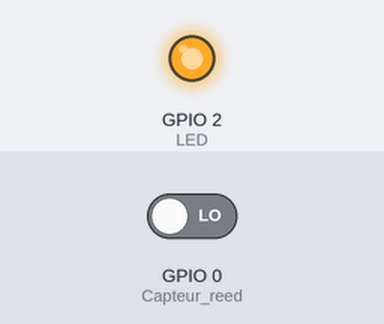
A sketch run on a simulated ESP8266 (NodeMCU). Shown: output pins drawn as LEDs (lit = HIGH). The test bench sets the inputs (shaded band); at power-on: GPIO 0 (Capteur_reed) LOW. WiFi joins after 1.5 s; servers stay silent unless stated; uploads are accepted with an empty reply; what the sketch prints to the serial monitor is not drawn. At 9.7 s the program puts the board to deep sleep or switches it off; the recording ends there.

Above: at 3.4 s.
3.5 s: GPIO 0 (Capteur_reed) driven HIGH
At 9.21 s:
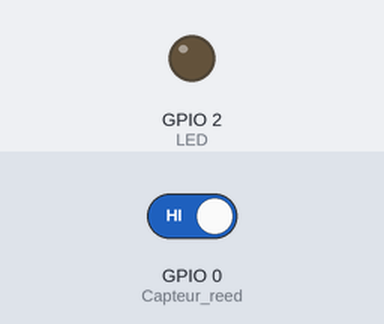
Timing chart, 0 to 9.7 s (numbered marks = the images above; inputs shaded):
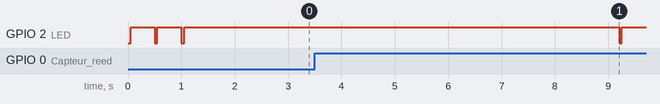

The sketch:

Capteur_de_choc.ino
```cpp
#include <ESP8266HTTPClient.h>
#include <ESP8266WiFi.h>
#include <WiFiClient.h>
#include "Identifiants.h"

#define Capteur_reed 0
#define LED 2

unsigned long Moment_Present = 0;
unsigned long Timer_Moment_Memorise = 0;
unsigned long Choc_Moment_Memorise = 0;

bool Choc = false;
bool Ouverture = false;

int App_Timer_Choc = Timer_Choc_Secondes;

int i = 0;

void setup() {

  Serial.begin(115200, SERIAL_8N1, SERIAL_TX_ONLY);

  pinMode(Capteur_reed, INPUT);
  pinMode(LED, OUTPUT);

  Led(false);

  WiFi.begin(SSID, Mot_de_Passe);
  Serial.println("Connexion");
  while (WiFi.status() != WL_CONNECTED) {
    cLed();
    Serial.print(".");
    i++;
    if (i== 15) ESP.restart();
  }
  Serial.println("");
  Serial.print("Connecté, Adresse IP: ");
  Serial.println(WiFi.localIP());

  Post(ID_Choc_Jeedom, "1");

  if (Timer_Veille_Secondes - App_Timer_Choc < 1) App_Timer_Choc = Timer_Veille_Secondes - 1;
  Timer_Moment_Memorise = millis();
  Choc_Moment_Memorise = millis();

}

void loop() {

  if (digitalRead(Capteur_reed) == HIGH) {
    if (!Ouverture) {
      Ouverture = true;
      Post(ID_Ouverture_Jeedom, "1");
      Timer_Moment_Memorise = millis();
    }


  } else {
    if (Ouverture) {
      Ouverture = false;
      Post(ID_Ouverture_Jeedom, "0");
      Timer_Moment_Memorise = millis();
    }
  }


  Moment_Present = millis();
  if ((Moment_Present - Choc_Moment_Memorise) > App_Timer_Choc * 1000) {
    if (!Choc) {
      Choc = true;
      Post(ID_Choc_Jeedom, "0");
    }
  }

  if ((Moment_Present - Timer_Moment_Memorise) > Timer_Veille_Secondes * 1000) {
    cLed();
    ESP.deepSleep(0);
  }
}

void Led(bool Etat) {
  if (Etat) {
    digitalWrite(LED, 0);
  } else {
    digitalWrite(LED, 1);
  }
}

void cLed() {
  digitalWrite(LED, 0);
  delay(50);
  digitalWrite(LED, 1);
  delay(450);
}

void Post(String ID, String Etat) {
  String Temporaire = URL;
  Temporaire.replace("#IP#", IP_Jeedom);
  Temporaire.replace("#APIKEY#", API_Key_Jeedom);
  Temporaire.replace("#ID#", ID);
  Temporaire.replace("#VALUE#", Etat);
  Serial.println(Temporaire);

  WiFiClient client;
  HTTPClient http;
  http.begin(client, Temporaire.c_str());

  int httpResponseCode = http.POST(Temporaire);


  http.end();
  delay(500);
}
```

Identifiants.h
```cpp
String SSID ="SSID";
String Mot_de_Passe ="MotDePasse";
String IP_Jeedom = "AdresseIPJeedom";
String API_Key_Jeedom = "CléAPIVirtuel";
String ID_Choc_Jeedom = "IDVirtuelChoc";
String ID_Ouverture_Jeedom = "IDVirtuelOuverture";
int Timer_Veille_Secondes = 5;
int Timer_Choc_Secondes = 4;
String URL = "http://#IP#/core/api/jeeApi.php?apikey=#APIKEY#&plugin=virtual&type=event&id=#ID#&value=#VALUE#";
```
